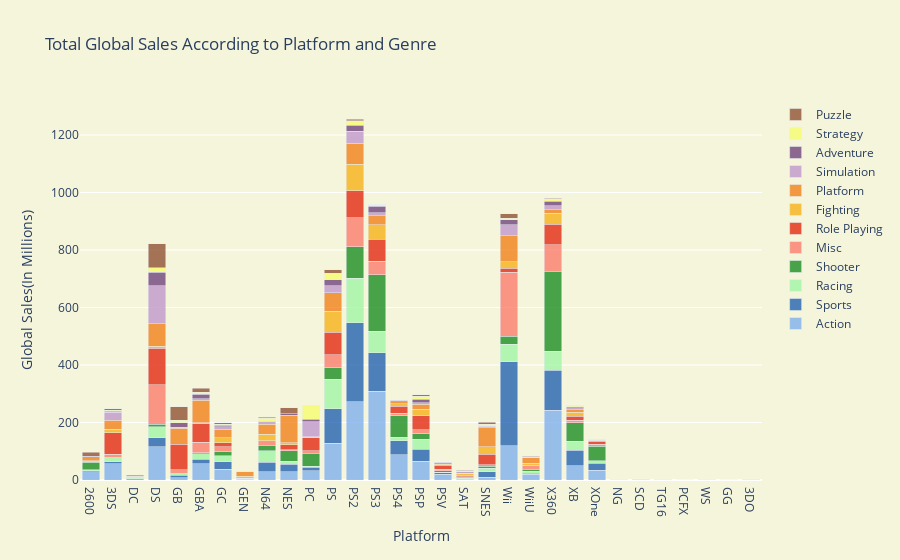

Notebook code cell kept with this figure:
### Code cell
trace1 = go.Bar(
    x=xaction.groupby("Platform")["Global_Sales"].sum().index,
    y=xaction.groupby("Platform")["Global_Sales"].sum().values,
    opacity=0.75,
    name = "Action",
    marker=dict(color="rgb(119,172,238)"))
trace2 = go.Bar(
    x=xsports.groupby("Platform")["Global_Sales"].sum().index,
    y=xsports.groupby("Platform")["Global_Sales"].sum().values,
    opacity=0.75,
    name = "Sports",
    marker=dict(color='rgb(21,90,174)'))
trace3 = go.Bar(
    x=xrace.groupby("Platform")["Global_Sales"].sum().index,
    y=xrace.groupby("Platform")["Global_Sales"].sum().values,
    opacity=0.75,
    name = "Racing",
    marker=dict(color="rgb(156,245,163)"))
trace4 = go.Bar(
    x=xshooter.groupby("Platform")["Global_Sales"].sum().index,
    y=xshooter.groupby("Platform")["Global_Sales"].sum().values,
    opacity=0.75,
    name = "Shooter",
    marker=dict(color="rgb(14,135,23)"))
trace5 = go.Bar(
    x=xmisc.groupby("Platform")["Global_Sales"].sum().index,
    y=xmisc.groupby("Platform")["Global_Sales"].sum().values,
    opacity=0.75,
    name = "Misc",
    marker=dict(color='rgb(252,118,103)'))
trace6 = go.Bar(
    x=xrole.groupby("Platform")["Global_Sales"].sum().index,
    y=xrole.groupby("Platform")["Global_Sales"].sum().values,
    opacity=0.75,
    name = "Role Playing",
    marker=dict(color="rgb(226,28,5)"))
trace7 = go.Bar(
    x=xfight.groupby("Platform")["Global_Sales"].sum().index,
    y=xfight.groupby("Platform")["Global_Sales"].sum().values,
    opacity=0.75,
    name = "Fighting",
    marker=dict(color="rgb(247,173,13)"))
trace8 = go.Bar(
    x=xplatform.groupby("Platform")["Global_Sales"].sum().index,
    y=xplatform.groupby("Platform")["Global_Sales"].sum().values,
    opacity=0.75,
    name = "Platform",
    marker=dict(color="rgb(242,122,13)"))
trace9 = go.Bar(
    x=xsimulation.groupby("Platform")["Global_Sales"].sum().index,
    y=xsimulation.groupby("Platform")["Global_Sales"].sum().values,
    opacity=0.75,
    name = "Simulation",
    marker=dict(color="rgb(188,145,202)"))
trace10 = go.Bar(
    x=xadventure.groupby("Platform")["Global_Sales"].sum().index,
    y=xadventure.groupby("Platform")["Global_Sales"].sum().values,
    opacity=0.75,
    name = "Adventure",
    marker=dict(color='rgb(104,57,119)'))
trace11 = go.Bar(
    x=xstrategy.groupby("Platform")["Global_Sales"].sum().index,
    y=xstrategy.groupby("Platform")["Global_Sales"].sum().values,
    opacity=0.75,
    name = "Strategy",
    marker=dict(color='rgb(245,253,104)'))
trace12 = go.Bar(
    x=xpuzzle.groupby("Platform")["Global_Sales"].sum().index,
    y=xpuzzle.groupby("Platform")["Global_Sales"].sum().values,
    opacity=0.75,
    name = "Puzzle",
    marker=dict(color='rgb(138,72,40)'))

data = [trace1, trace2,trace3,trace4,trace5,trace6,trace7,trace8,trace9,trace10,trace11,trace12]
layout = go.Layout(barmode='stack',
                   title='Total Global Sales According to Platform and Genre',
                   xaxis=dict(title='Platform'),
                   yaxis=dict( title='Global Sales(In Millions)'),
                   paper_bgcolor='beige',
                   plot_bgcolor='beige'
)
fig = go.Figure(data=data, layout=layout)
iplot(fig)

### Figure 1 — Plotly figure (JSON) as saved in the notebook; plotly's stock layout.template omitted (floating-point values rounded to 4 significant figures)
{"data": [{"marker": {"color": "rgb(119,172,238)"}, "name": "Action", "opacity": 0.75, "type": "bar", "x": ["2600", "3DS", "DC", "DS", "GB", "GBA", "GC", "GEN", "N64", "NES", "PC", "PS", "PS2", "PS3", "PS4", "PSP", "PSV", "SAT", "SNES", "Wii", "WiiU", "X360", "XB", "XOne"], "y": [29.34, 57.02, 1.26, 115.6, 7.92, 55.76, 37.84, 2.74, 29.58, 28.75, 31.53, 127.0, 272.8, 307.9, 87.06, 64.72, 20.01, 0.65, 10.08, 118.6, 19.35, 242.7, 49.28, 33.79]}, {"marker": {"color": "rgb(21,90,174)"}, "name": "Sports", "opacity": 0.75, "type": "bar", "x": ["2600", "3DS", "DC", "DS", "GB", "GBA", "GC", "GEN", "N64", "NES", "NG", "PC", "PS", "PS2", "PS3", "PS4", "PSP", "PSV", "SAT", "SNES", "Wii", "WiiU", "X360", "XB", "XOne"], "y": [3.43, 6.2, 3.66, 31.83, 9.05, 16.41, 25.49, 3.2, 32.8, 26.85, 0.02, 12.01, 121.0, 273.4, 135.6, 50.07, 41.69, 4.88, 2.79, 17.87, 292.1, 3.32, 139.1, 54.27, 23.97]}, {"marker": {"color": "rgb(156,245,163)"}, "name": "Racing", "opacity": 0.75, "type": "bar", "x": ["2600", "3DS", "DC", "DS", "GB", "GBA", "GC", "GEN", "N64", "NES", "PC", "PS", "PS2", "PS3", "PS4", "PSP", "PSV", "SAT", "SCD", "SNES", "Wii", "WiiU", "X360", "XB", "XOne"], "y": [2.91, 14.49, 2.65, 38.64, 4.55, 18.8, 21.89, 0.26, 40.09, 9.78, 4.06, 103.2, 156.3, 73.95, 11.53, 34.73, 2.95, 2.4, 0.07, 13.49, 61.28, 7.77, 65.99, 31.49, 8.8]}, {"marker": {"color": "rgb(14,135,23)"}, "name": "Shooter", "opacity": 0.75, "type": "bar", "x": ["2600", "3DS", "DC", "DS", "GB", "GBA", "GC", "GEN", "N64", "NES", "PC", "PS", "PS2", "PS3", "PS4", "PSP", "PSV", "SAT", "SNES", "TG16", "Wii", "WiiU", "X360", "XB", "XOne"], "y": [26.48, 1.29, 0.33, 8.2, 1.2, 3.6, 13.63, 0.13, 19.27, 35.62, 45.32, 39.31, 108.6, 196.0, 75.32, 19.77, 4.57, 3.98, 6.07, 0.02, 28.77, 6.17, 278.5, 63.55, 51.61]}, {"marker": {"color": "rgb(252,118,103)"}, "name": "Misc", "opacity": 0.75, "type": "bar", "x": ["2600", "3DS", "DS", "GB", "GBA", "GC", "GEN", "N64", "NES", "PC", "PS", "PS2", "PS3", "PS4", "PSP", "PSV", "SAT", "SCD", "SNES", "Wii", "WiiU", "X360", "XB", "XOne"], "y": [3.58, 10.48, 137.8, 13.35, 36.25, 16.73, 0.03, 11.19, 3.59, 8.56, 44.9, 101.1, 47.85, 7.4, 13.96, 5.18, 1.2, 0.1, 5.02, 221.1, 12.23, 91.96, 9.58, 6.86]}, {"marker": {"color": "rgb(226,28,5)"}, "name": "Role Playing", "opacity": 0.75, "type": "bar", "x": ["3DS", "DC", "DS", "GB", "GBA", "GC", "GEN", "N64", "NES", "PC", "PCFX", "PS", "PS2", "PS3", "PS4", "PSP", "PSV", "SAT", "SCD", "SNES", "WS", "Wii", "WiiU", "X360", "XB", "XOne"], "y": [75.74, 0.68, 126.9, 88.24, 64.21, 13.15, 0.27, 3.36, 18.78, 47.78, 0.03, 78.3, 93.5, 75.3, 25.77, 49.05, 13.39, 3.76, 0.06, 36.43, 1.22, 14.06, 2.47, 71.98, 13.51, 9.48]}, {"marker": {"color": "rgb(247,173,13)"}, "name": "Fighting", "opacity": 0.75, "type": "bar", "x": ["2600", "3DS", "DC", "DS", "GBA", "GC", "GEN", "N64", "NES", "NG", "PC", "PS", "PS2", "PS3", "PS4", "PSP", "PSV", "SAT", "SNES", "Wii", "WiiU", "X360", "XB", "XOne"], "y": [1.24, 10.46, 1.83, 7.2, 4.21, 18.43, 5.9, 22.08, 6.54, 1.42, 0.27, 72.68, 92.6, 51.7, 8.04, 21.97, 3.15, 8.52, 26.95, 23.86, 6.36, 37.64, 13.55, 2.31]}, {"marker": {"color": "rgb(242,122,13)"}, "name": "Platform", "opacity": 0.75, "type": "bar", "x": ["2600", "3DS", "DC", "DS", "GB", "GBA", "GC", "GEN", "GG", "N64", "NES", "PC", "PS", "PS2", "PS3", "PS4", "PSP", "PSV", "SAT", "SCD", "SNES", "Wii", "WiiU", "X360", "XB", "XOne"], "y": [13.27, 32.23, 2.54, 77.45, 54.91, 78.3, 28.66, 15.45, 0.04, 36.13, 95.78, 0.49, 64.21, 72.51, 30.33, 7.01, 17.28, 3.03, 0.76, 1.5, 65.65, 90.74, 21.24, 11.39, 9.66, 0.81]}, {"marker": {"color": "rgb(188,145,202)"}, "name": "Simulation", "opacity": 0.75, "type": "bar", "x": ["2600", "3DO", "3DS", "DC", "DS", "GB", "GBA", "GC", "N64", "PC", "PS", "PS2", "PS3", "PS4", "PSP", "PSV", "SAT", "SNES", "Wii", "WiiU", "X360", "XB", "XOne"], "y": [0.45, 0.02, 27.08, 0.52, 132.0, 3.55, 5.91, 8.59, 10.19, 51.91, 25.33, 42.66, 10.79, 0.77, 6.28, 0.08, 1.13, 5.63, 36.97, 0.21, 14.45, 7.11, 0.54]}, {"marker": {"color": "rgb(104,57,119)"}, "name": "Adventure", "opacity": 0.75, "type": "bar", "x": ["2600", "3DO", "3DS", "DC", "DS", "GB", "GBA", "GC", "GEN", "N64", "NES", "PC", "PS", "PS2", "PS3", "PS4", "PSP", "PSV", "SAT", "SNES", "TG16", "Wii", "WiiU", "X360", "XB", "XOne"], "y": [1.7, 0.06, 4.81, 2.5, 47.29, 17.16, 14.68, 5.93, 0.19, 0.45, 4.38, 10.09, 20.97, 21.16, 22.9, 4.7, 10.69, 4.18, 4.16, 1.5, 0.14, 18.43, 0.17, 15.23, 3.06, 2.51]}, {"marker": {"color": "rgb(245,253,104)"}, "name": "Strategy", "opacity": 0.75, "type": "bar", "x": ["3DS", "DS", "GB", "GBA", "GC", "GEN", "N64", "PC", "PS", "PS2", "PS3", "PS4", "PSP", "PSV", "SAT", "SCD", "SNES", "WS", "Wii", "WiiU", "X360", "XB", "XOne"], "y": [2.09, 15.39, 8.05, 7.45, 4.32, 0.19, 10.33, 45.88, 21.67, 15.15, 4.94, 0.41, 10.62, 0.31, 3.24, 0.14, 4.98, 0.2, 5.23, 1.24, 10.13, 2.78, 0.38]}, {"marker": {"color": "rgb(138,72,40)"}, "name": "Puzzle", "opacity": 0.75, "type": "bar", "x": ["2600", "3DO", "3DS", "DS", "GB", "GBA", "GC", "N64", "NES", "PC", "PS", "PS2", "PS3", "PS4", "PSP", "PSV", "SAT", "SNES", "Wii", "WiiU", "X360", "XB"], "y": [14.68, 0.02, 5.57, 84.29, 47.47, 12.92, 4.7, 3.41, 21.0, 0.92, 12.08, 5.9, 0.6, 0.02, 5.52, 0.2, 1, 6.38, 15.67, 1.33, 0.85, 0.42]}], "layout": {"barmode": "stack", "paper_bgcolor": "beige", "plot_bgcolor": "beige", "title": {"text": "Total Global Sales According to Platform and Genre"}, "xaxis": {"title": {"text": "Platform"}}, "yaxis": {"title": {"text": "Global Sales(In Millions)"}}}}
